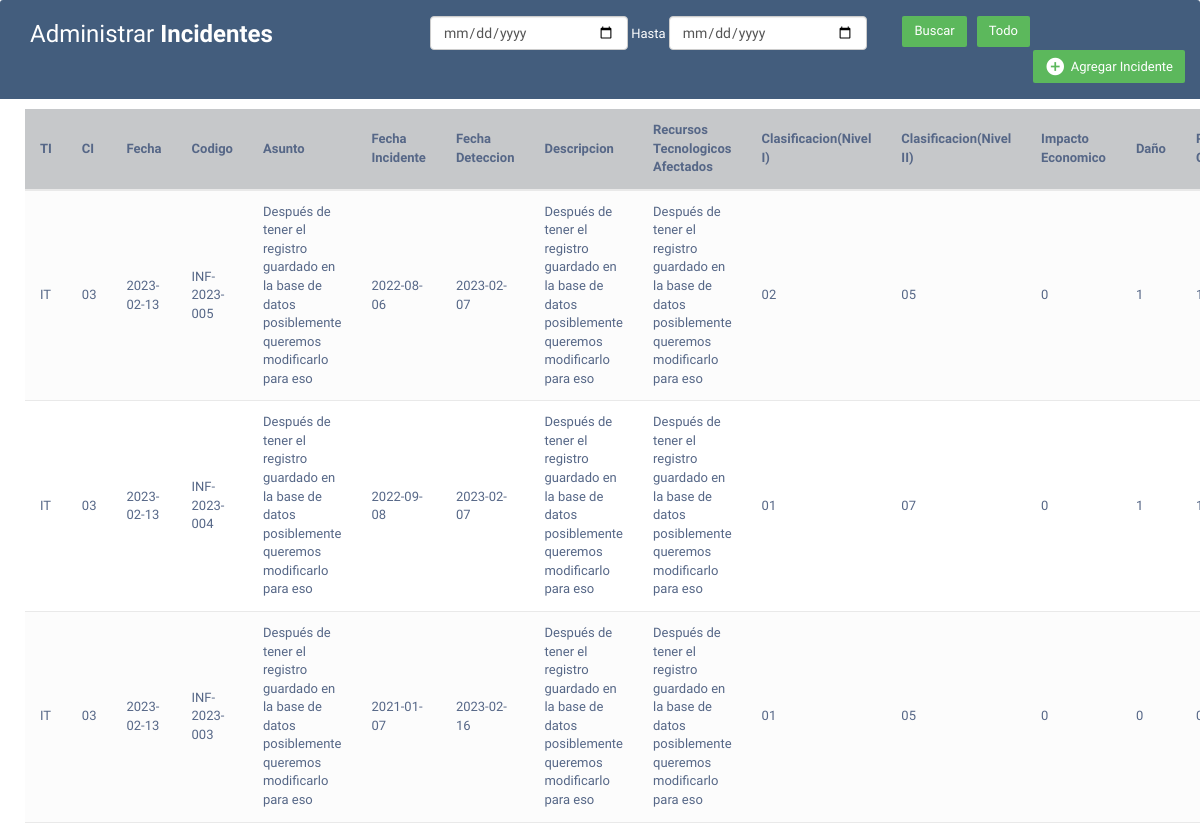
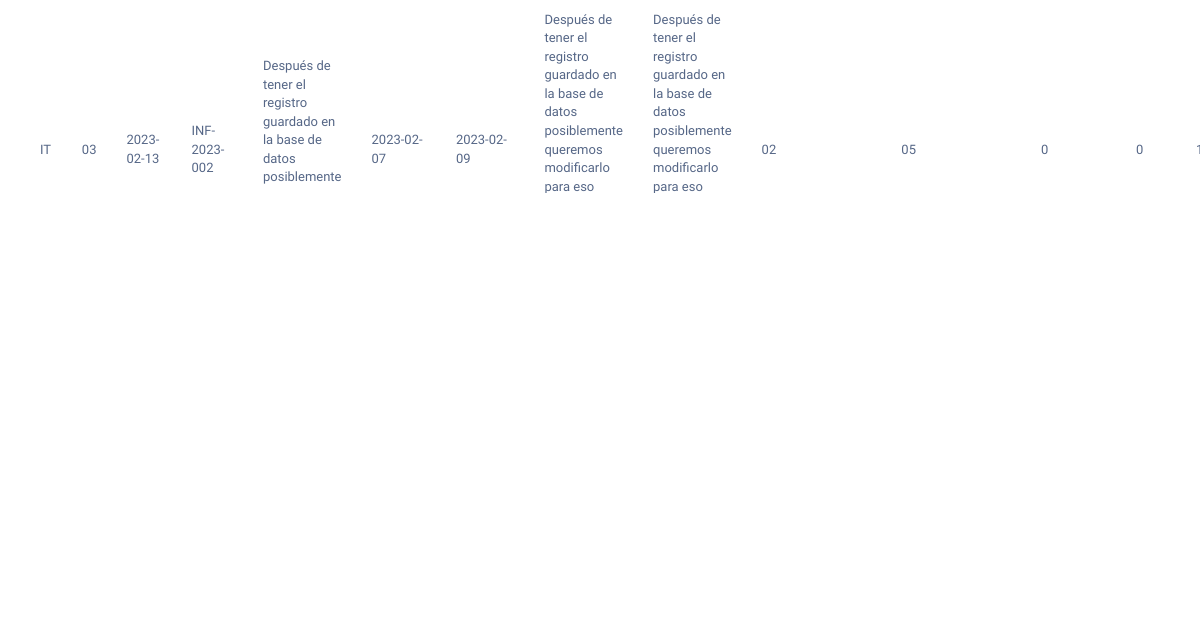
/pages/COPIA.php, run on an earlier commit of the app's database (2 pictures, top to bottom).
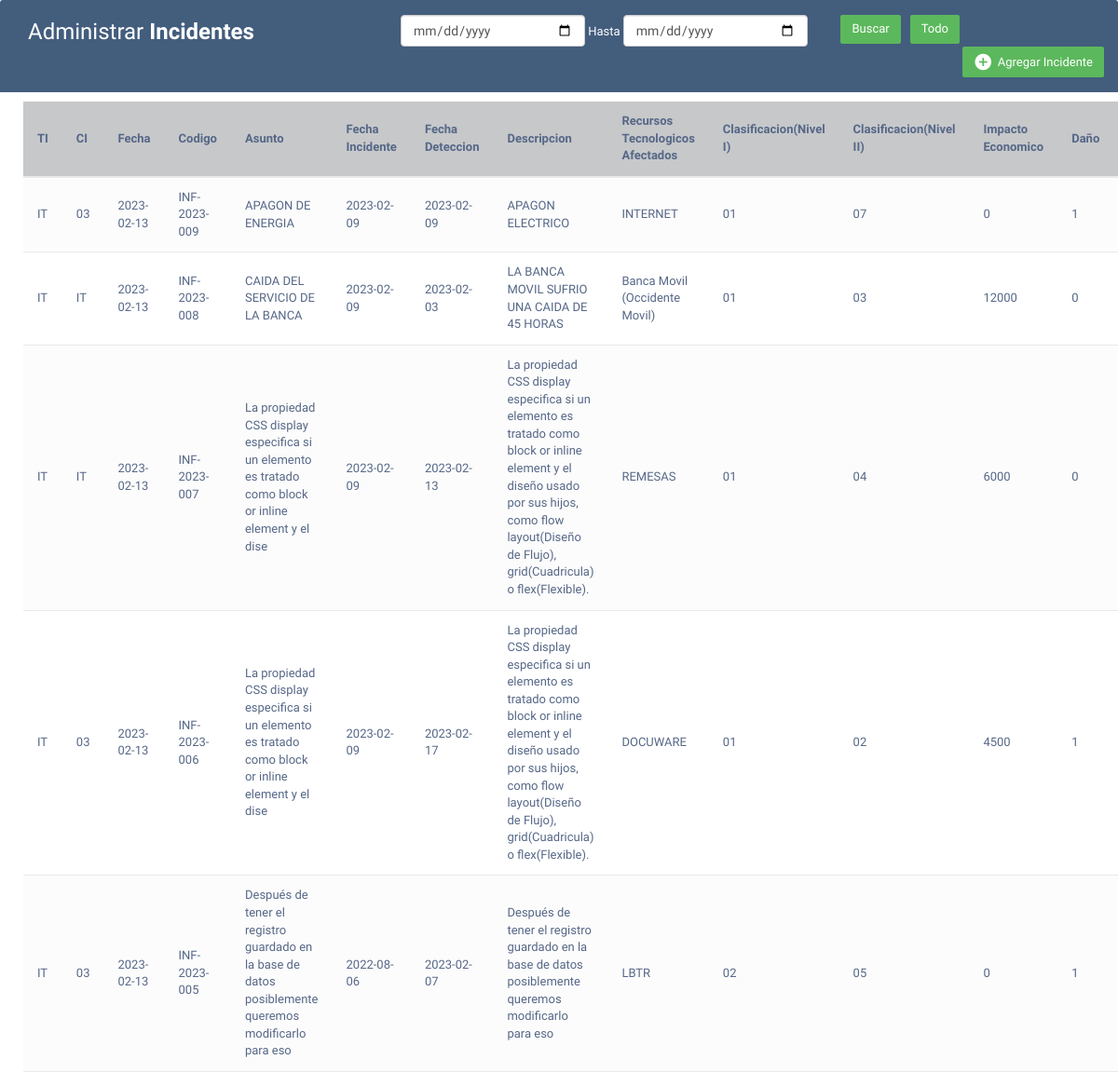
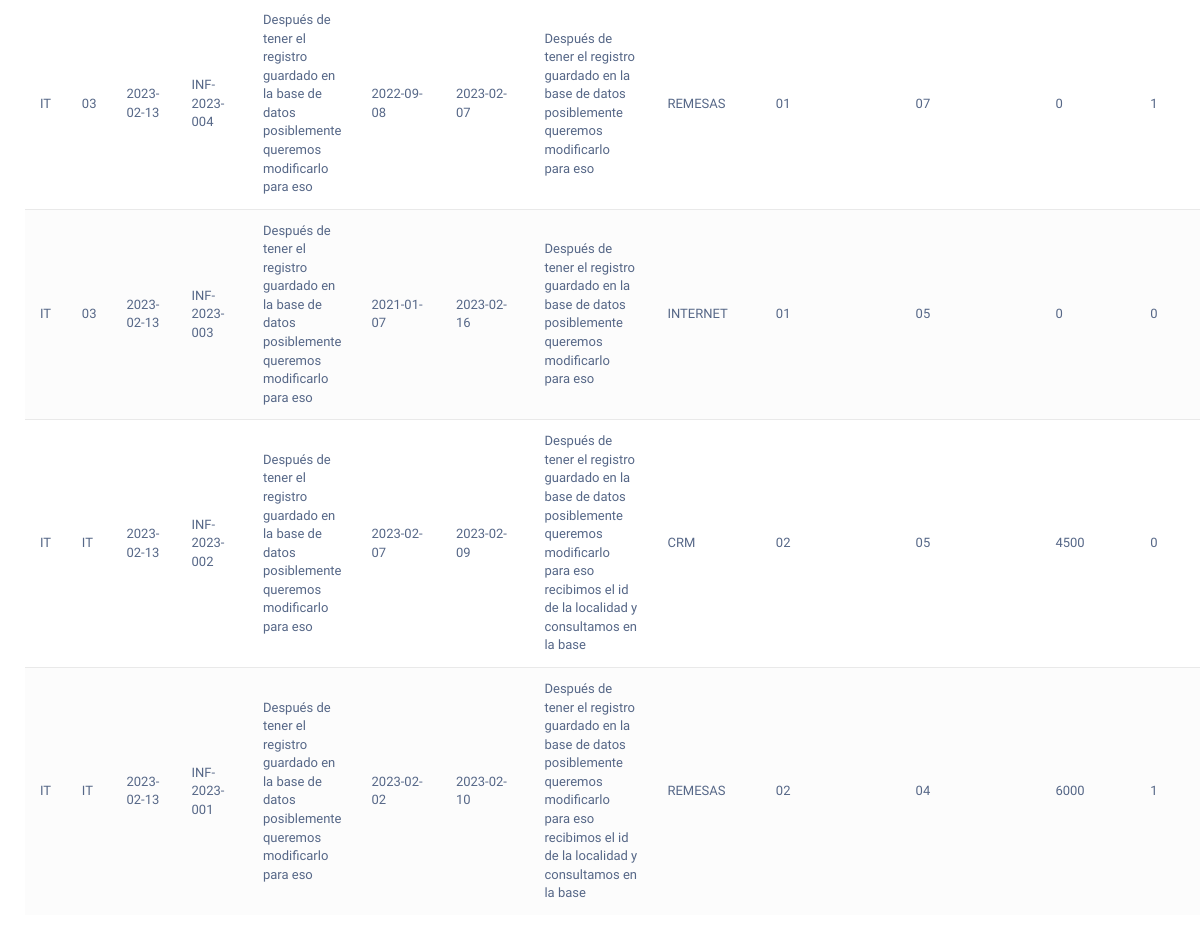
And on a later commit of the database (2 pictures, top to bottom).
### tables this page shows
CREATE TABLE `evento` (
  `codigo_incidente` varchar(50) NOT NULL,
  `t_institucion` varchar(2) DEFAULT NULL,
  `c_institucion` varchar(2) DEFAULT NULL,
  `asunto` varchar(100) DEFAULT NULL,
  `f_incidente` date DEFAULT NULL,
  `f_deteccion_incidente` date DEFAULT NULL,
  `descripcion_incidente` varchar(1000) DEFAULT NULL,
  `r_t_afectados` varchar(1000) DEFAULT NULL,
  `codigo_clasificacion_1` varchar(2) DEFAULT NULL,
  `codigo_clasificacion_2` varchar(2) DEFAULT NULL,
  `impacto_economico_estimado` float DEFAULT NULL,
  `daño_reputacional` varchar(1) DEFAULT NULL,
  `afecto_procesos_criticos` varchar(1) DEFAULT NULL,
  `tiempo_interrupcion` int DEFAULT NULL,
  `tiempo_resolucion_incidente` int DEFAULT NULL,
  `usuario` varchar(50) DEFAULT NULL,
  `fecha_registro` date DEFAULT NULL,
  PRIMARY KEY (`codigo_incidente`)
);

### www/pages/COPIA.php (the view, shortened to what this page needs)
<!doctype html>
<html class="no-js" lang="es">
<head>
    <link rel="stylesheet" href="/www/table/css/bootstrap.min.css">
    <link rel="stylesheet" href="/www/table/css/data-table/bootstrap-table.css">
    <link rel="stylesheet" href="https://maxcdn.bootstrapcdn.com/font-awesome/4.7.0/css/font-awesome.min.css">
    <link rel="stylesheet" href="../assets/plugins/SweetAlert/dist/sweetalert2.min.css">
    <link rel="stylesheet" href="../assets/plugins/SweetAlert/dist/sweetalert2.css">
</head>
<body>
    <div class="container-xl">
        <div class="table-responsive">
            <div class="table-wrapper">
                <div class="table-title">
                    <div class="row">
                        <div class="col-sm-6" style="width: 400px;">
                            <h2>Administrar <b>Incidentes</b></h2>
                        </div>
                        <div class="col-sm-6">
                            <form style="width: 600px; padding-right: 0px; display:inline-block">
                                <input type="date" class="form-control" name="fecha_inicio" style="width: 33%; display:inline-block;">
                                <span> Hasta </span>
                                <input type="date" name="fecha_fin" class="form-control" style="width: 33%; display:inline-block;">
                                <button type="button" class="btn btn-success" name="Todo" onclick="window.location = 'Eventos.php';" value="Todo">Todo</button>
                                <button class="btn btn-success" name="buscar" style="display: inline-block;" value="buscar">Buscar</button>
                            </form>
                        </div>
                        <a href="#addEmployeeModal" class="btn btn-success" style="margin-left: 50px;" data-toggle="modal"><i class="material-icons">&#xE147;</i> <span>Agregar Incidente</span></a>
                    </div>
                </div>
                <table class="table table-striped table-hover" id="table" data-toggle="table" data-pagination="true" data-search="true" data-show-columns="true" data-show-pagination-switch="true" data-show-refresh="true" data-key-events="true" data-show-toggle="true" data-resizable="true" data-cookie="true" data-cookie-id-table="saveId" data-show-export="true" data-click-to-select="true" data-toolbar="#toolbar">
                    <thead class="table-dark">
                        <tr class="table-dark">
                            <th data-field="Tipo Institucion" data-editable="false">TI</th>
                            <th data-field="Codigo Institucion" data-editable="false">CI</th>
                            <th data-field="Fecha de Reporte de datos" data-editable="false">Fecha</th>
                            <th data-field="Codigo Incidente" data-editable="false">Codigo</th>
                            <th data-field="Asunto" data-editable="false">Asunto</th>
                            <th data-field="Fecha de Incidente" data-editable="false">Fecha Incidente</th>
                            <th data-field="Fecha de Deteccion" data-editable="false">Fecha Deteccion</th>
                            <th data-field="Descripcion" data-editable="false">Descripcion</th>
                            <th data-field="Recursos Tecnologicos Afectados" data-editable="false">Recursos Tecnologicos Afectados</th>
                            <th data-field="Codigo de Clasificacion(Nivel I)" data-editable="false">Clasificacion(Nivel I)</th>
                            <th data-field="Codigo de Clasificacion(Nivel II)" data-editable="false">Clasificacion(Nivel II)</th>
                            <th data-field="Impacto Economico Estimado" data-editable="false">Impacto Economico</th>
                            <th data-field="Daño Reputacional" data-editable="false">Daño</th>
                            <th data-field="Afectó Procesos Criticos" data-editable="false">Procesos Criticos</th>
                        </tr>
                    </thead>
                    <tbody>
                        <?php
                        include_once 'conexion.php';
                        $sql_leer = "SELECT * FROM evento ORDER BY codigo_incidente DESC;";
                        $gsent = $pdo->prepare($sql_leer);
                        $gsent->execute();
                        $resultado = $gsent->fetchAll();
                        foreach ($resultado as $dato) :
                        ?>
                            <tr>
                                <td><?= $dato['t_institucion']; ?></td>
                                <td><?= $dato['c_institucion']; ?></td>
                                <td><?= date('Y-m-d') ?></td>
                                <td><?= $dato['codigo_incidente']; ?></td>
                                <td><?= $dato['asunto']; ?></td>
                                <td><?= $dato['f_incidente']; ?></td>
                                <td><?= $dato['f_deteccion_incidente']; ?></td>
                                <td><?= $dato['descripcion_incidente']; ?></td>
                                <td><?= $dato['r_t_afectados']; ?></td>
                                <td><?= $dato['codigo_clasificacion_1']; ?></td>
                                <td><?= $dato['codigo_clasificacion_2']; ?></td>
                                <td><?= $dato['impacto_economico_estimado']; ?></td>
                                <td><?= $dato['daño_reputacional']; ?></td>
                                <td><?= $dato['afecto_procesos_criticos']; ?></td>
                            </tr>
                        <?php endforeach ?>
                    </tbody>
                </table>
            </div>
        </div>
    </div>
</body>
</html>

### www/pages/COPIA.php (style rules this page uses)
body { color: #566787; background: #fff; font-family: 'Varela Round', sans-serif; font-size: 13px; }
.table-wrapper { background: #fff; padding: 20px 25px; border-radius: 3px; min-width: 1000px; box-shadow: 0 1px 1px rgba(0, 0, 0, .05); }
.table-title { padding-bottom: 15px; background: #435d7d; color: #fff; padding: 16px 30px; min-width: 100%; margin: -20px -25px 10px; border-radius: 3px 3px 0 0; }
.table-title h2 { margin: 5px 0 0; font-size: 24px; }
.table-title .btn { color: #fff; float: right; font-size: 13px; border: none; min-width: 50px; border-radius: 2px; border: none; outline: none !important; margin-left: 10px; }
.table-title .btn i { float: left; font-size: 21px; margin-right: 5px; }
.table-title .btn span { float: left; margin-top: 2px; }
table.table tr th, table.table tr td { border-color: #e9e9e9; padding: 12px 15px; vertical-align: middle; }
table.table tr th:first-child { width: 60px; }
table.table-striped tbody tr:nth-of-type(odd) { background-color: #fcfcfc; }
.table-dark, .table-dark>th, .table-dark>td { background-color: #c6c8ca; }

What changed in the data, as far as the page shows it:
added evento: t_institucion "IT", c_institucion "03", codigo_incidente "INF-2023-009", asunto "APAGON DE ENERGIA", f_incidente "2023-02-09", f_deteccion_incidente "2023-02-09", descripcion_incidente "APAGON ELECTRICO", r_t_afectados "INTERNET", codigo_clasificacion_1 "01", codigo_clasificacion_2 "07", impacto_economico_estimado "0", daño_reputacional "1"
added evento: t_institucion "IT", c_institucion "IT", codigo_incidente "INF-2023-008", asunto "CAIDA DEL SERVICIO DE LA BANCA", f_incidente "2023-02-09", f_deteccion_incidente "2023-02-03", descripcion_incidente "LA BANCA MOVIL SUFRIO UNA CAIDA DE 45 HORAS", r_t_afectados "Banca Movil (Occidente Movil)", codigo_clasificacion_1 "01", codigo_clasificacion_2 "03", impacto_economico_estimado "12000", daño_reputacional "0"
added evento: t_institucion "IT", c_institucion "IT", codigo_incidente "INF-2023-007", asunto "La propiedad CSS display especifica si un elemento es tratado como block or inline element y el dise", f_incidente "2023-02-09", f_deteccion_incidente "2023-02-13", descripcion_incidente "La propiedad CSS display especifica si un elemento es tratado como block or inline element y el diseño usado por sus hijos, como flow layout(Diseño de Flujo), grid(Cuadricula) o flex(Flexible).", r_t_afectados "REMESAS", codigo_clasificacion_1 "01", codigo_clasificacion_2 "04", impacto_economico_estimado "6000", daño_reputacional "0"
added evento: t_institucion "IT", c_institucion "03", codigo_incidente "INF-2023-006", asunto "La propiedad CSS display especifica si un elemento es tratado como block or inline element y el dise", f_incidente "2023-02-09", f_deteccion_incidente "2023-02-17", descripcion_incidente "La propiedad CSS display especifica si un elemento es tratado como block or inline element y el diseño usado por sus hijos, como flow layout(Diseño de Flujo), grid(Cuadricula) o flex(Flexible).", r_t_afectados "DOCUWARE", codigo_clasificacion_1 "01", codigo_clasificacion_2 "02", impacto_economico_estimado "4500", daño_reputacional "1"
changed evento "INF-2023-005": r_t_afectados "Después de tener el registro guardado en la base de datos posiblemente queremos modificarlo para eso" → "LBTR"
changed evento "INF-2023-004": r_t_afectados "Después de tener el registro guardado en la base de datos posiblemente queremos modificarlo para eso" → "REMESAS"
changed evento "INF-2023-003": r_t_afectados "Después de tener el registro guardado en la base de datos posiblemente queremos modificarlo para eso" → "INTERNET"
changed evento "INF-2023-002": c_institucion "03" → "IT"; r_t_afectados "Después de tener el registro guardado en la base de datos posiblemente queremos modificarlo para eso recibimos el id de la localidad y consultamos en la base" → "CRM"; impacto_economico_estimado "0" → "4500"
now on this page (row edited): evento: t_institucion "IT", c_institucion "IT", codigo_incidente "INF-2023-001", asunto "Después de tener el registro guardado en la base de datos posiblemente queremos modificarlo para eso", f_incidente "2023-02-02", f_deteccion_incidente "2023-02-10", descripcion_incidente "Después de tener el registro guardado en la base de datos posiblemente queremos modificarlo para eso recibimos el id de la localidad y consultamos en la base", r_t_afectados "REMESAS", codigo_clasificacion_1 "02", codigo_clasificacion_2 "04", impacto_economico_estimado "6000", daño_reputacional "1"
